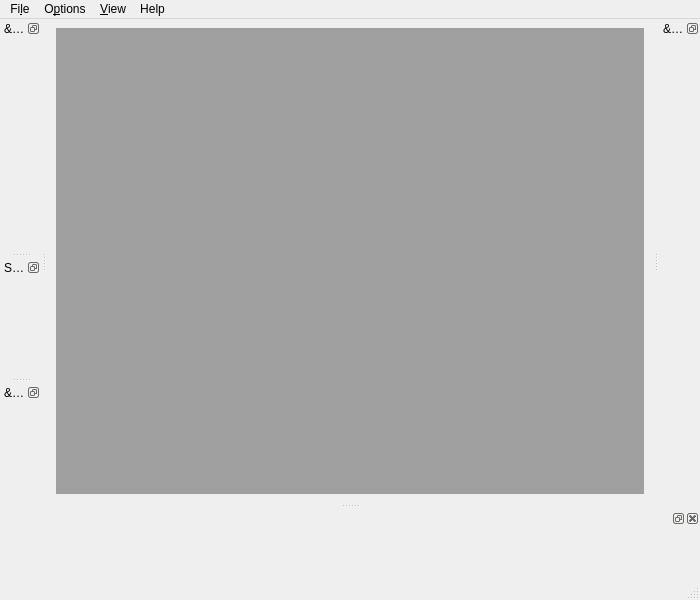
<?xml version="1.0" encoding="UTF-8"?>
<ui version="4.0">
 <class>MainWindow</class>
 <widget class="QMainWindow" name="MainWindow">
  <property name="geometry">
   <rect>
    <x>0</x>
    <y>0</y>
    <width>700</width>
    <height>600</height>
   </rect>
  </property>
  <property name="sizePolicy">
   <sizepolicy hsizetype="MinimumExpanding" vsizetype="MinimumExpanding">
    <horstretch>0</horstretch>
    <verstretch>0</verstretch>
   </sizepolicy>
  </property>
  <property name="minimumSize">
   <size>
    <width>700</width>
    <height>600</height>
   </size>
  </property>
  <property name="maximumSize">
   <size>
    <width>16777215</width>
    <height>16777215</height>
   </size>
  </property>
  <property name="windowTitle">
   <string>MainWindow</string>
  </property>
  <widget class="QWidget" name="centralwidget">
   <layout class="QVBoxLayout" name="verticalLayout">
    <item>
     <layout class="QGridLayout" name="gridLayout">
      <item row="0" column="0">
       <widget class="QMdiArea" name="mdiArea">
        <property name="sizePolicy">
         <sizepolicy hsizetype="MinimumExpanding" vsizetype="MinimumExpanding">
          <horstretch>0</horstretch>
          <verstretch>0</verstretch>
         </sizepolicy>
        </property>
       </widget>
      </item>
     </layout>
    </item>
   </layout>
  </widget>
  <widget class="QStatusBar" name="statusBar">
   <property name="minimumSize">
    <size>
     <width>0</width>
     <height>72</height>
    </size>
   </property>
   <property name="maximumSize">
    <size>
     <width>16777215</width>
     <height>72</height>
    </size>
   </property>
  </widget>
  <widget class="QMenuBar" name="menubar">
   <property name="geometry">
    <rect>
     <x>0</x>
     <y>0</y>
     <width>700</width>
     <height>19</height>
    </rect>
   </property>
   <widget class="QMenu" name="menuFile">
    <property name="title">
     <string>Fi&amp;le</string>
    </property>
    <addaction name="separator"/>
    <addaction name="actionQuit"/>
   </widget>
   <widget class="QMenu" name="menuOptions">
    <property name="title">
     <string>O&amp;ptions</string>
    </property>
    <addaction name="actionHardware"/>
    <addaction name="actionMeasurements"/>
    <addaction name="separator"/>
    <addaction name="actionConfiguartion"/>
   </widget>
   <widget class="QMenu" name="menuHelp">
    <property name="title">
     <string>Help</string>
    </property>
    <addaction name="actionHelp"/>
    <addaction name="separator"/>
    <addaction name="actionAbout"/>
   </widget>
   <widget class="QMenu" name="menuView">
    <property name="title">
     <string>&amp;View</string>
    </property>
    <addaction name="actionCounter_Trace"/>
   </widget>
   <addaction name="menuFile"/>
   <addaction name="menuOptions"/>
   <addaction name="menuView"/>
   <addaction name="menuHelp"/>
  </widget>
  <widget class="QDockWidget" name="MeasurementsDockWidget">
   <property name="floating">
    <bool>false</bool>
   </property>
   <property name="features">
    <set>QDockWidget::DockWidgetFloatable|QDockWidget::DockWidgetMovable</set>
   </property>
   <property name="allowedAreas">
    <set>Qt::LeftDockWidgetArea|Qt::RightDockWidgetArea</set>
   </property>
   <property name="windowTitle">
    <string>&amp;Measurements</string>
   </property>
   <attribute name="dockWidgetArea">
    <number>1</number>
   </attribute>
   <widget class="QWidget" name="MeasurementsDockContentWidget">
    <property name="enabled">
     <bool>false</bool>
    </property>
    <layout class="QVBoxLayout" name="verticalLayout_3">
     <item>
      <layout class="QVBoxLayout" name="MeasurementsDockLayout"/>
     </item>
    </layout>
   </widget>
  </widget>
  <widget class="QDockWidget" name="JobsDockWidget">
   <property name="features">
    <set>QDockWidget::DockWidgetFloatable|QDockWidget::DockWidgetMovable</set>
   </property>
   <property name="allowedAreas">
    <set>Qt::LeftDockWidgetArea|Qt::RightDockWidgetArea</set>
   </property>
   <property name="windowTitle">
    <string>&amp;Jobs</string>
   </property>
   <attribute name="dockWidgetArea">
    <number>2</number>
   </attribute>
   <widget class="QWidget" name="JobsDockContentWidget">
    <layout class="QVBoxLayout" name="verticalLayout_5">
     <item>
      <layout class="QVBoxLayout" name="JobsDockLayout"/>
     </item>
    </layout>
   </widget>
  </widget>
  <widget class="QDockWidget" name="dockWidget_4">
   <attribute name="dockWidgetArea">
    <number>8</number>
   </attribute>
   <widget class="QWidget" name="dockWidgetContents_7"/>
  </widget>
  <widget class="QDockWidget" name="SamplesDockWidget">
   <property name="features">
    <set>QDockWidget::DockWidgetFloatable|QDockWidget::DockWidgetMovable</set>
   </property>
   <property name="allowedAreas">
    <set>Qt::LeftDockWidgetArea|Qt::RightDockWidgetArea</set>
   </property>
   <property name="windowTitle">
    <string>Se&amp;tup</string>
   </property>
   <attribute name="dockWidgetArea">
    <number>1</number>
   </attribute>
   <widget class="QWidget" name="SamplesDockContentWidget"/>
  </widget>
  <widget class="QDockWidget" name="dockWidget_6">
   <property name="features">
    <set>QDockWidget::DockWidgetFloatable|QDockWidget::DockWidgetMovable</set>
   </property>
   <property name="allowedAreas">
    <set>Qt::LeftDockWidgetArea|Qt::RightDockWidgetArea</set>
   </property>
   <property name="windowTitle">
    <string>&amp;Samples</string>
   </property>
   <attribute name="dockWidgetArea">
    <number>1</number>
   </attribute>
   <widget class="QWidget" name="dockWidgetContents_9"/>
  </widget>
  <action name="actionQuit">
   <property name="text">
    <string>&amp;Quit</string>
   </property>
  </action>
  <action name="actionHardware">
   <property name="text">
    <string>&amp;Hardware</string>
   </property>
  </action>
  <action name="actionMeasurements">
   <property name="text">
    <string>&amp;Measurements</string>
   </property>
  </action>
  <action name="actionConfiguartion">
   <property name="text">
    <string>&amp;Configuration</string>
   </property>
  </action>
  <action name="actionHelp">
   <property name="text">
    <string>&amp;Help</string>
   </property>
  </action>
  <action name="actionAbout">
   <property name="text">
    <string>&amp;About</string>
   </property>
  </action>
  <action name="actionCounter_Trace">
   <property name="text">
    <string>&amp;Counter Trace</string>
   </property>
  </action>
 </widget>
 <resources/>
 <connections>
  <connection>
   <sender>actionQuit</sender>
   <signal>toggled(bool)</signal>
   <receiver>MainWindow</receiver>
   <slot>close()</slot>
   <hints>
    <hint type="sourcelabel">
     <x>-1</x>
     <y>-1</y>
    </hint>
    <hint type="destinationlabel">
     <x>399</x>
     <y>299</y>
    </hint>
   </hints>
  </connection>
  <connection>
   <sender>actionConfiguartion</sender>
   <signal>triggered()</signal>
   <receiver>MainWindow</receiver>
   <slot>hide()</slot>
   <hints>
    <hint type="sourcelabel">
     <x>-1</x>
     <y>-1</y>
    </hint>
    <hint type="destinationlabel">
     <x>1067</x>
     <y>285</y>
    </hint>
   </hints>
  </connection>
  <connection>
   <sender>actionCounter_Trace</sender>
   <signal>toggled(bool)</signal>
   <receiver>MainWindow</receiver>
   <slot>hide()</slot>
   <hints>
    <hint type="sourcelabel">
     <x>-1</x>
     <y>-1</y>
    </hint>
    <hint type="destinationlabel">
     <x>1067</x>
     <y>285</y>
    </hint>
   </hints>
  </connection>
 </connections>
</ui>
